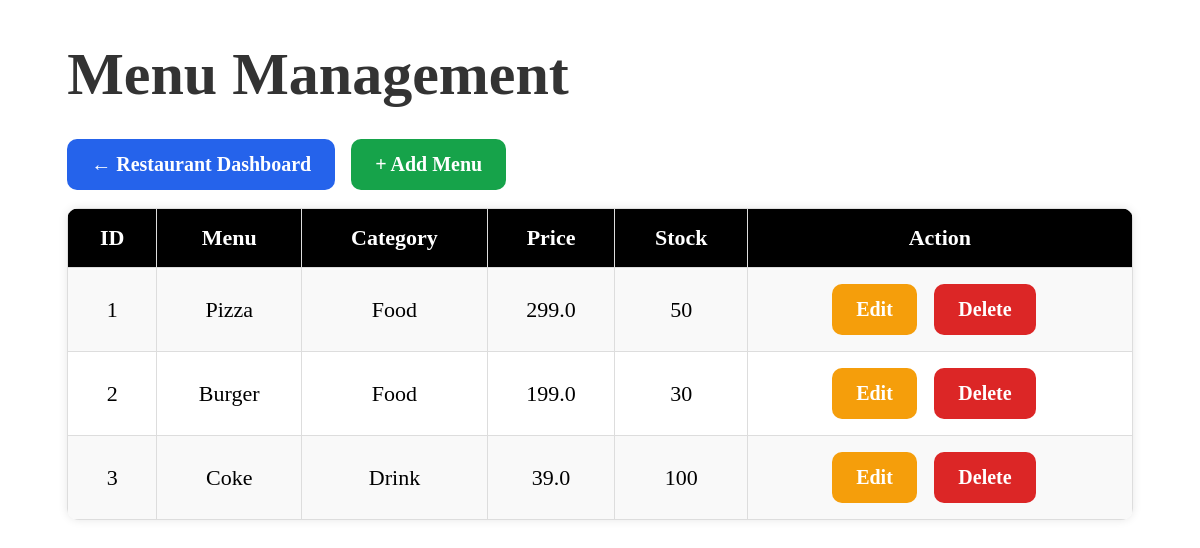
The page /menu on the database its author committed.
### tables this page shows
CREATE TABLE menu_items (
    item_id INTEGER PRIMARY KEY AUTOINCREMENT,
    item_name TEXT NOT NULL,
    category TEXT NOT NULL,
    price REAL NOT NULL,
    stock INTEGER NOT NULL
);

### app.py (the view)
@app.route('/menu')
def menu():
    conn = get_db_connection()
    menu_items = conn.execute("""
        SELECT * FROM menu_items
    """).fetchall()
    conn.close()
    return render_template(
        'menu.html',
        menu_items=menu_items
    )

### app.py (called while the page is built)
def get_db_connection():
    conn = sqlite3.connect(DATABASE)
    conn.row_factory = sqlite3.Row
    return conn

### templates/menu.html (shortened to what this page needs)
<!DOCTYPE html>
<html>
<head>
    <link
        rel="stylesheet"
        href="{{ url_for('static', filename='style.css') }}"
    >
</head>
<body>
<div class="container">
    <h1>Menu Management</h1>
    <a class="btn home-btn" href="/">
        ← Restaurant Dashboard
    </a>
    <a class="btn add-btn" href="/add">
        + Add Menu
    </a>
    <br><br>
    <table>
        <tr>
            <th>ID</th>
            <th>Menu</th>
            <th>Category</th>
            <th>Price</th>
            <th>Stock</th>
            <th>Action</th>
        </tr>
        {% for item in menu_items %}
        <tr>
            <td>{{ item.item_id }}</td>
            <td>{{ item.item_name }}</td>
            <td>{{ item.category }}</td>
            <td>{{ item.price }}</td>
            <td>{{ item.stock }}</td>
            <td>
                <a
                    class="btn edit-btn"
                    href="/edit/{{ item.item_id }}"
                >
                    Edit
                </a>
                <a
                    class="btn delete-btn"
                    href="/delete/{{ item.item_id }}"
                >
                    Delete
                </a>
            </td>
        </tr>
        {% endfor %}
    </table>
</div>
</body>
</html>

### static/style.css (style rules this page uses)
.container { width: 90%; margin: auto; }
h1 { font-size: 60px; color: #333; margin-bottom: 30px; }
.btn { text-decoration: none; color: white; padding: 14px 24px; border-radius: 10px; font-size: 20px; margin-right: 12px; display: inline-block; transition: 0.2s; font-weight: bold; }
.home-btn { background: #2563eb; }
.add-btn { background: #16a34a; }
.edit-btn { background: #f59e0b; }
.delete-btn { background: #dc2626; }
table { width: 100%; border-collapse: collapse; background: white; border-radius: 12px; overflow: hidden; box-shadow: 0 0 10px rgba(0,0,0,0.1); }
th, td { border: 1px solid #ddd; padding: 16px; text-align: center; font-size: 22px; }
th { background: black; color: white; }
tr:nth-child(even) { background: #f9f9f9; }

### rows shown on the page
menu_items: item_id "1", item_name "Pizza", category "Food", price "299.0", stock "50"
menu_items: item_id "2", item_name "Burger", category "Food", price "199.0", stock "30"
menu_items: item_id "3", item_name "Coke", category "Drink", price "39.0", stock "100"
